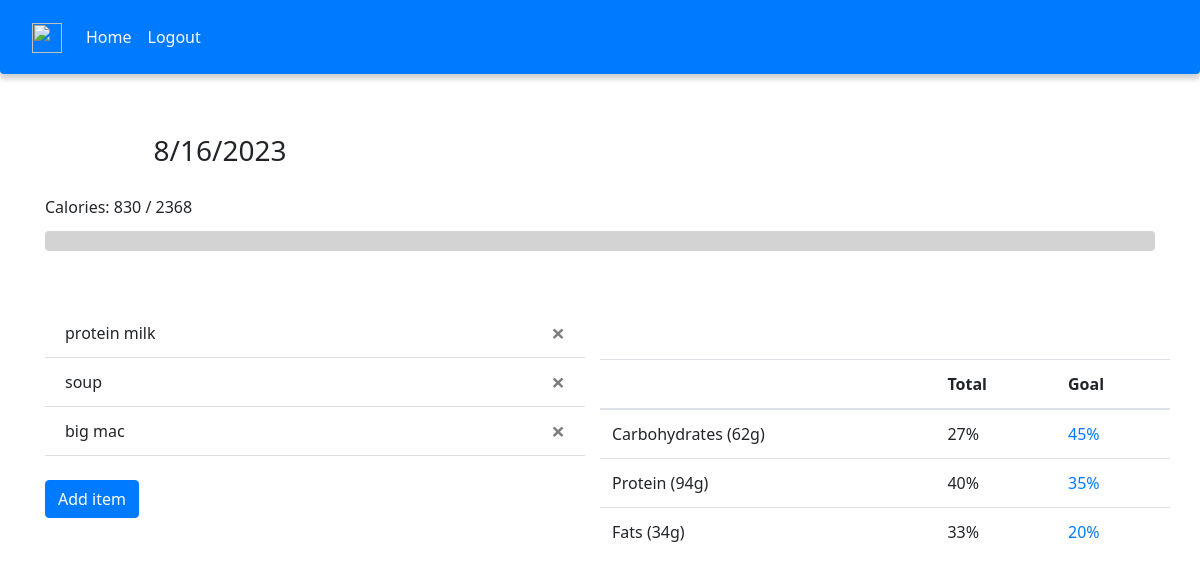
Screenshot of / (signed in) with the database file from the repository.
### website/models.py (models this page shows)
class User(db.Model, UserMixin):
    id = db.Column(db.Integer, primary_key=True)
    email = db.Column(db.String(150), unique = True)
    password = db.Column(db.String(150))
    first_name = db.Column(db.String(150))
    sex = db.Column(db.String(10))
    weight = db.Column(db.Integer)
    height = db.Column(db.Integer)
    age = db.Column(db.Integer)
    goal = db.Column(db.String(10))
    activity_factor = db.Column(db.Float)
    recommended_intake = db.Column(db.Integer)
    recommended_protein = db.Column(db.Integer)
    recommended_fats = db.Column(db.Integer)
    recommended_carbs = db.Column(db.Integer)
    items = db.relationship("Item", backref = "user")

class Item(db.Model):
    id = db.Column(db.Integer, primary_key = True)
    name = db.Column(db.String(50))
    cals = db.Column(db.Integer)
    fats = db.Column(db.Integer)
    protein = db.Column(db.Integer)
    carbs = db.Column(db.Integer)
    date = db.Column(db.DateTime(timezone=True), default = func.now())
    user_id = db.Column(db.Integer, db.ForeignKey("user.id"))

### website/views.py (the view, shortened to what this page needs)
@views.route("/", methods = ["GET", "POST"])
@login_required
def home():
    global totals
    totals = calculate_totals(current_user)
    return render_template("home.html", user = current_user, user_dict = totals)

### website/__init__.py (called while the page is built)
def create_app():
    app = Flask(__name__, template_folder="templates")
    app.config["SECRET_KEY"] = "my_key"
    app.config["SQLALCHEMY_DATABASE_URI"] = f"sqlite:///{DB_NAME}"
    db.init_app(app)
    login_manager = LoginManager()
    login_manager.login_view = "auth.login"
    login_manager.init_app(app)
    @login_manager.user_loader
    def load_user(id):
        return User.query.get(int(id)) # get looks for primary key
    from .views import views
    from .auth import auth
    app.register_blueprint(views, url_prefix="/")
    app.register_blueprint(auth,url_prefix="/")
    from .models import User, Item
    with app.app_context():
        db.create_all()
    return app

### website/views.py (called while the page is built)
def calculate_totals(user):
    totals = {}
    categories = ["cals", "fats", "protein", "carbs"]
    for category in categories:
        totals[category] = 0
    for item in user.items:
        totals["cals"] += item.cals
        totals["protein"] += item.protein
        totals["fats"] += item.fats
        totals["carbs"] += item.carbs
    totals["percent_intake"] = (totals["cals"]/user.recommended_intake) * 100
    return totals

### website/templates/home.html (shortened to what this page needs)
{% extends "base.html" %}
{% block content %}
<div class = "container">
    <div class = "row">
        <div class="col-md-4 col-lg-4 col-sm-12 text-center">
            <h3 class = "date-container"></h3>
        </div>
    </div>
    <div class="row">
        <div class="col-lg-12">
            <label for="progress-bar">Calories: {{ user_dict["cals"] }} / {{ user.recommended_intake|round|int }}</label>
            <svg class="progress-svg" width="100%" height="20" aria-labelledby="progress-label" role="progressbar">
                <rect id = "progressBar" class="progress-bar" x="0" y="0" width="0" height="100%" aria-label="Progress"> </rect>
            </svg>
        </div>
    </div>
    <div class = "row pt-5">
        <div class = "col-lg-6">
            <ul class = "list-group list-group-flush" id="notes">
                {% for item in user.items %}
                <li class = "list-group-item">{{ item.name }}
                    <button type = "button" class = "close" onClick ="deleteItem({{ item.id }})" >
                        <span aria-hidden = "true">&times;</span>
                    </button>
                </li>
                {% endfor %}
            </ul>
            <br/>
            <button class= "btn btn-primary" data-toggle="modal" data-target="#myModal">
                Add item
            </button>
        </div>
        <div class = "col-lg-6">
            <div class="row p-3 row-cols-1">
            </div>
            <div class="row mt-2">
                <table class="table">
                    <thead>
                        <tr>
                            <th scope = "col"></th>
                            <th scope = "col">Total</th>
                            <th scope = "col">Goal</th>
                        </tr>
                    </thead>
                    <tbody>
                        <tr>
                            <td>Carbohydrates ({{ user_dict["carbs"] }}g)</td>
                            <td>
                                {% if (user_dict["carbs"] + user_dict["protein"] + user_dict["fats"]) != 0 %}
                                    {{ ((user_dict["carbs"]*4 / (user_dict["carbs"]*4 + user_dict["protein"]*4 + user_dict["fats"]*9)) * 100)|round|int }}%
                                {% else %}
                                    0%
                                {% endif %}
                            </td>
                            <td class = "text-primary">{{ ((user.recommended_carbs*4 / (user.recommended_carbs*4 + user.recommended_protein*4 + user.recommended_fats*9)) * 100)|round|int }}%</td>
                        </tr>
                        <tr>
                            <td>Protein ({{ user_dict["protein"] }}g)</td>
                            <td>
                                {% if (user_dict["carbs"] + user_dict["protein"] + user_dict["fats"]) != 0 %}
                                    {{ ((user_dict["protein"]*4 / (user_dict["carbs"]*4 + user_dict["protein"]*4 + user_dict["fats"]*9)) * 100)|round|int }}%
                                {% else %}
                                    0%
                                {% endif %}
                            </td>
                            <td class = "text-primary">{{ ((user.recommended_protein*4 / (user.recommended_carbs*4 + user.recommended_protein*4 + user.recommended_fats*9)) * 100)|round|int }}%</td>
                        </tr>
                        <tr>
                            <td>Fats ({{ user_dict["fats"] }}g)</td>
                            <td>
                                {% if (user_dict["carbs"] + user_dict["protein"] + user_dict["fats"]) != 0 %}
                                    {{ ((user_dict["fats"]*9 / (user_dict["carbs"]*4 + user_dict["protein"]*4 + user_dict["fats"]*9)) * 100)|round|int }}%
                                {% else %}
                                    0%
                                {% endif %}
                            </td>
                            <td class = "text-primary">{{ ((user.recommended_fats*9 / (user.recommended_carbs*4 + user.recommended_protein*4 + user.recommended_fats*9)) * 100)|round|int }}%</td>
                        </tr>
                    </tbody>
                </table>
            </div>
        </div>
    </div>
</div>
{% endblock %}

### website/templates/base.html (shortened to what this page needs)
<!DOCTYPE html>
<html lang="en">
<head>
    <link
      rel="stylesheet"
      href="https://stackpath.bootstrapcdn.com/bootstrap/4.4.1/css/bootstrap.min.css"
    />
    <link
      rel="stylesheet"
      href="https://stackpath.bootstrapcdn.com/font-awesome/4.7.0/css/font-awesome.min.css"
    />
    <link rel="stylesheet" href="../static/style.css">
</head>
<body>
    <nav class = "navbar navbar-expand-lg navbar-light bg-primary rounded-bottom" id = "navbar">
      <div class = "navbar nav">
        <a class="navbar-brand" href = "#">
          <img src = "https://upload.wikimedia.org/wikipedia/en/6/63/MyFitnessPal_Logo.png" width = "30" height = "30" alt = "">
        </a>
        <div class = "collapse navbar-collapse" id="navbarSupportedContent" >
          <ul class = "navbar-nav mr-auto">
            {% if user.is_authenticated %}
            <li class = "nav-item">
              <a class = "nav-link text-light" id = "home" href = "/">Home</a>
            </li>
            <li class = "nav-item">
              <a class = "nav-link text-light" id = "logout" href = "/logout">Logout</a>
            </li>
            {% endif %}
          </ul>
        </div>
      </div>
    </nav>
        {% block content %}{% endblock %}
</body>
</html>

### website/static/style.css (style rules this page uses)
img { background: transparent; }
body { font-family: system-ui; }
.container { margin-top: 50px; }
.row { padding-top: 10px; padding-bottom: 10px; }
.progress-svg { background-color: lightgray; border-radius: 4px; }
#navbar { box-shadow: 0px 5px 5px 0px rgba(209,209,209,1); }

### rows the page displays
User: recommended_intake "2368", recommended_carbs+recommended_protein+recommended_fats "45", recommended_protein+recommended_carbs+recommended_fats "35", recommended_fats+recommended_carbs+recommended_protein "20"
Item: name "protein milk"
Item: name "soup"
Item: name "big mac"

### other values shown
{{ user_dict["cals"] }} "830"
{{ user_dict["carbs"] }} "62"
{{ user_dict["protein"] }} "94"
{{ user_dict["fats"] }} "34"
